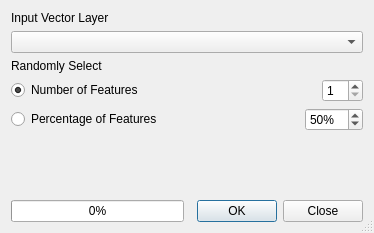
<?xml version="1.0" encoding="UTF-8"?>
<ui version="4.0">
 <class>Dialog</class>
 <widget class="QDialog" name="Dialog">
  <property name="geometry">
   <rect>
    <x>0</x>
    <y>0</y>
    <width>374</width>
    <height>233</height>
   </rect>
  </property>
  <property name="windowTitle">
   <string>Random Selection Tool</string>
  </property>
  <property name="sizeGripEnabled">
   <bool>true</bool>
  </property>
  <layout class="QGridLayout" name="gridLayout">
   <item row="0" column="0" colspan="2">
    <widget class="QLabel" name="label_3">
     <property name="text">
      <string>Input Vector Layer</string>
     </property>
    </widget>
   </item>
   <item row="1" column="0" colspan="2">
    <widget class="QComboBox" name="inShape"/>
   </item>
   <item row="2" column="0" colspan="2">
    <widget class="QLabel" name="label_2">
     <property name="text">
      <string>Randomly Select</string>
     </property>
    </widget>
   </item>
   <item row="3" column="0" colspan="2">
    <layout class="QHBoxLayout">
     <item>
      <widget class="QRadioButton" name="rdoNumber">
       <property name="text">
        <string>Number of Features</string>
       </property>
       <property name="checked">
        <bool>true</bool>
       </property>
      </widget>
     </item>
     <item>
      <spacer>
       <property name="orientation">
        <enum>Qt::Horizontal</enum>
       </property>
       <property name="sizeHint" stdset="0">
        <size>
         <width>40</width>
         <height>20</height>
        </size>
       </property>
      </spacer>
     </item>
     <item>
      <widget class="QSpinBox" name="spnNumber">
       <property name="minimum">
        <number>1</number>
       </property>
      </widget>
     </item>
    </layout>
   </item>
   <item row="4" column="0" colspan="2">
    <layout class="QHBoxLayout">
     <item>
      <widget class="QRadioButton" name="rdoPercent">
       <property name="text">
        <string>Percentage of Features</string>
       </property>
      </widget>
     </item>
     <item>
      <spacer>
       <property name="orientation">
        <enum>Qt::Horizontal</enum>
       </property>
       <property name="sizeHint" stdset="0">
        <size>
         <width>40</width>
         <height>20</height>
        </size>
       </property>
      </spacer>
     </item>
     <item>
      <widget class="QSpinBox" name="spnPercent">
       <property name="suffix">
        <string>%</string>
       </property>
       <property name="prefix">
        <string/>
       </property>
       <property name="minimum">
        <number>1</number>
       </property>
       <property name="maximum">
        <number>100</number>
       </property>
       <property name="value">
        <number>50</number>
       </property>
      </widget>
     </item>
    </layout>
   </item>
   <item row="5" column="0" colspan="2">
    <spacer>
     <property name="orientation">
      <enum>Qt::Vertical</enum>
     </property>
     <property name="sizeHint" stdset="0">
      <size>
       <width>20</width>
       <height>40</height>
      </size>
     </property>
    </spacer>
   </item>
   <item row="6" column="0">
    <widget class="QProgressBar" name="progressBar">
     <property name="value">
      <number>0</number>
     </property>
     <property name="alignment">
      <set>Qt::AlignCenter</set>
     </property>
     <property name="textVisible">
      <bool>true</bool>
     </property>
    </widget>
   </item>
   <item row="6" column="1">
    <widget class="QDialogButtonBox" name="buttonBox_2">
     <property name="orientation">
      <enum>Qt::Horizontal</enum>
     </property>
     <property name="standardButtons">
      <set>QDialogButtonBox::Close|QDialogButtonBox::Ok</set>
     </property>
    </widget>
   </item>
  </layout>
 </widget>
 <resources/>
 <connections>
  <connection>
   <sender>buttonBox_2</sender>
   <signal>accepted()</signal>
   <receiver>Dialog</receiver>
   <slot>accept()</slot>
   <hints>
    <hint type="sourcelabel">
     <x>133</x>
     <y>273</y>
    </hint>
    <hint type="destinationlabel">
     <x>215</x>
     <y>290</y>
    </hint>
   </hints>
  </connection>
  <connection>
   <sender>buttonBox_2</sender>
   <signal>rejected()</signal>
   <receiver>Dialog</receiver>
   <slot>close()</slot>
   <hints>
    <hint type="sourcelabel">
     <x>59</x>
     <y>273</y>
    </hint>
    <hint type="destinationlabel">
     <x>132</x>
     <y>239</y>
    </hint>
   </hints>
  </connection>
 </connections>
</ui>
